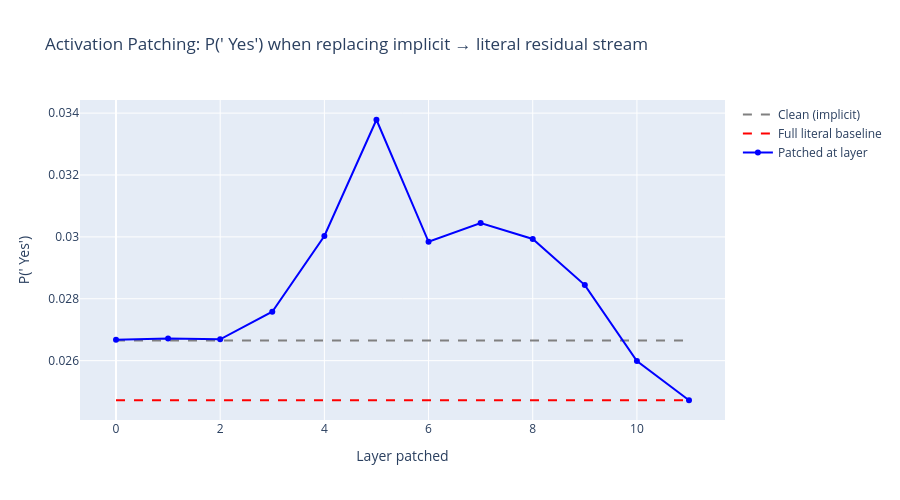

The code cell stored with this chart in its notebook:
### Markdown cell above
## 6. Activation Patching: Causal Evidence

Question: If we replace the residual stream at a specific layer from the implicit sentence with the literal sentence's residual stream, does the model's prediction flip from "implicit-like" to "literal-like"?

### Code cell
## 6. Activation Patching: Causal Evidence

# Question: If we replace the residual stream at a specific layer
# from the implicit sentence with the literal sentence's residual stream,
# does the model's prediction flip from "implicit-like" to "literal-like"?

from transformer_lens import patching

def patch_residual_stream(model, impl_prompt, lit_prompt, target_token=" Yes"):
    """
    For each layer, patch the residual stream (at final token position)
    from literal into implicit, and measure how much the probability
    of target_token increases.
    """
    impl_tokens = model.to_tokens(impl_prompt)
    lit_tokens = model.to_tokens(lit_prompt)
    
    # Get clean probabilities (implicit, no patching)
    clean_logits = model(impl_tokens)
    clean_probs = torch.softmax(clean_logits[0, -1], dim=-1)
    target_id = model.to_single_token(target_token)
    clean_prob = clean_probs[target_id].item()
    
    # Get "corrupted" baseline (literal sentence, full replacement)
    corrupt_logits = model(lit_tokens)
    corrupt_probs = torch.softmax(corrupt_logits[0, -1], dim=-1)
    corrupt_prob = corrupt_probs[target_id].item()
    
    results = []
    
    for layer in range(model.cfg.n_layers):
        # Run implicit with cache
        _, impl_cache = model.run_with_cache(impl_tokens)
        # Run literal with cache
        _, lit_cache = model.run_with_cache(lit_tokens)
        
        # Define hook: replace implicit's residual stream with literal's at this layer
        def hook_fn(value, hook, lit_cache=lit_cache, layer=layer):
            # Only patch the final token position
            value[0, -1, :] = lit_cache[f"blocks.{layer}.hook_resid_post"][0, -1, :]
            return value
        
        # Run with hook
        patched_logits = model.run_with_hooks(
            impl_tokens,
            fwd_hooks=[(f"blocks.{layer}.hook_resid_post", hook_fn)]
        )
        patched_probs = torch.softmax(patched_logits[0, -1], dim=-1)
        patched_prob = patched_probs[target_id].item()
        
        results.append({
            "layer": layer,
            "clean_prob": clean_prob,
            "patched_prob": patched_prob,
            "corrupt_prob": corrupt_prob,
            "change": patched_prob - clean_prob,
        })
    
    return pd.DataFrame(results)


# Run patching for the first pair
patch_results = patch_residual_stream(
    model, 
    sentence_pairs[0]["implicit"], 
    sentence_pairs[0]["literal"],
    target_token=" Yes"
)

# Plot
fig = go.Figure()
fig.add_trace(go.Scatter(
    x=patch_results["layer"], y=patch_results["clean_prob"],
    mode="lines", name="Clean (implicit)", line=dict(dash="dash", color="gray"),
))
fig.add_trace(go.Scatter(
    x=patch_results["layer"], y=patch_results["corrupt_prob"],
    mode="lines", name="Full literal baseline", line=dict(dash="dash", color="red"),
))
fig.add_trace(go.Scatter(
    x=patch_results["layer"], y=patch_results["patched_prob"],
    mode="lines+markers", name="Patched at layer", line=dict(color="blue"),
))

fig.update_layout(
    title="Activation Patching: P(' Yes') when replacing implicit → literal residual stream",
    xaxis_title="Layer patched",
    yaxis_title="P(' Yes')",
    height=500, width=900,
)
fig.show()

### Figure 1 — Plotly figure (JSON) as saved in the notebook; plotly's stock layout.template omitted (floating-point values rounded to 4 significant figures)
{"data": [{"line": {"color": "gray", "dash": "dash"}, "mode": "lines", "name": "Clean (implicit)", "type": "scatter", "x": [0, 1, 2, 3, 4, 5, 6, 7, 8, 9, 10, 11], "y": [0.02665, 0.02665, 0.02665, 0.02665, 0.02665, 0.02665, 0.02665, 0.02665, 0.02665, 0.02665, 0.02665, 0.02665]}, {"line": {"color": "red", "dash": "dash"}, "mode": "lines", "name": "Full literal baseline", "type": "scatter", "x": [0, 1, 2, 3, 4, 5, 6, 7, 8, 9, 10, 11], "y": [0.02472, 0.02472, 0.02472, 0.02472, 0.02472, 0.02472, 0.02472, 0.02472, 0.02472, 0.02472, 0.02472, 0.02472]}, {"line": {"color": "blue"}, "mode": "lines+markers", "name": "Patched at layer", "type": "scatter", "x": [0, 1, 2, 3, 4, 5, 6, 7, 8, 9, 10, 11], "y": [0.02667, 0.02672, 0.02669, 0.02758, 0.03003, 0.03379, 0.02984, 0.03045, 0.02993, 0.02844, 0.02599, 0.02472]}], "layout": {"height": 500, "title": {"text": "Activation Patching: P(' Yes') when replacing implicit → literal residual stream"}, "width": 900, "xaxis": {"title": {"text": "Layer patched"}}, "yaxis": {"title": {"text": "P(' Yes')"}}}}
